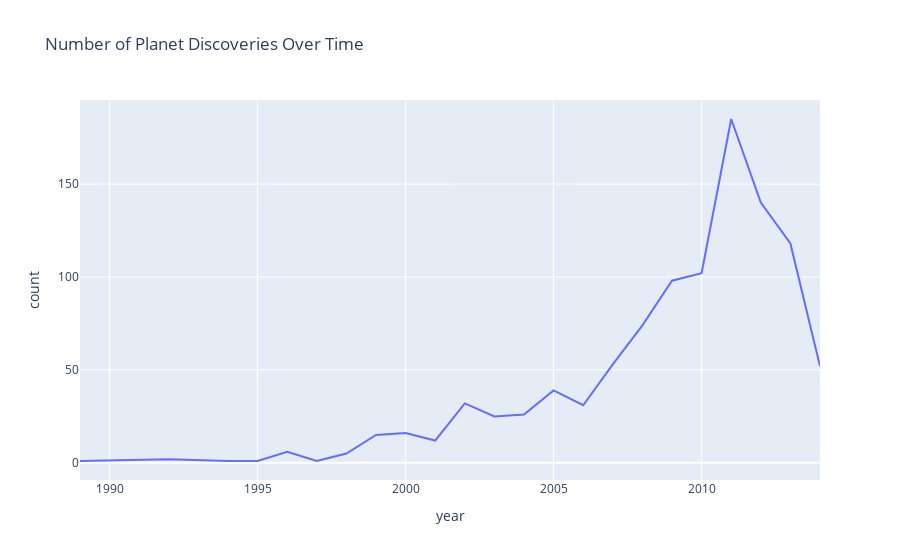
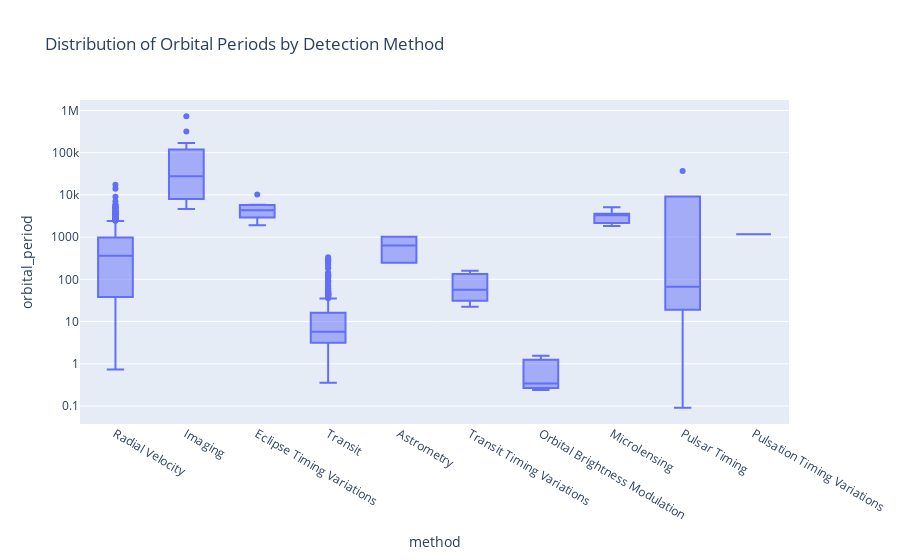

Notebook code cell kept with these figures, in order:
### Markdown cell above
### Pattern and Trend Identification

### Code cell
# Convert year to datetime
planets['year'] = pd.to_datetime(planets['year'], format='%Y')

# Group by year and count discoveries
yearly_discoveries = planets.groupby(planets['year'].dt.year).size().reset_index(name='count')

# Line plot for discoveries over time
fig1 = px.line(yearly_discoveries, x='year', y='count', 
               title='Number of Planet Discoveries Over Time')
fig1.show()

# Box plot for orbital period by method
fig2 = px.box(planets, x='method', y='orbital_period', log_y=True,
              title='Distribution of Orbital Periods by Detection Method')
fig2.show()

### Figure 1 — Plotly figure (JSON) as saved in the notebook; plotly's stock layout.template omitted (floating-point values rounded to 4 significant figures)
{"data": [{"hovertemplate": "year=%{x}<br>count=%{y}<extra></extra>", "legendgroup": "", "line": {"color": "#636efa", "dash": "solid"}, "marker": {"symbol": "circle"}, "mode": "lines", "name": "", "orientation": "v", "showlegend": false, "type": "scatter", "x": [1989, 1992, 1994, 1995, 1996, 1997, 1998, 1999, 2000, 2001, 2002, 2003, 2004, 2005, 2006, 2007, 2008, 2009, 2010, 2011, 2012, 2013, 2014], "xaxis": "x", "y": [1, 2, 1, 1, 6, 1, 5, 15, 16, 12, 32, 25, 26, 39, 31, 53, 74, 98, 102, 185, 140, 118, 52], "yaxis": "y"}], "layout": {"autosize": true, "legend": {"tracegroupgap": 0}, "title": {"text": "Number of Planet Discoveries Over Time"}, "xaxis": {"anchor": "y", "autorange": true, "domain": [0, 1], "range": [1989, 2014], "title": {"text": "year"}, "type": "linear"}, "yaxis": {"anchor": "x", "autorange": true, "domain": [0, 1], "range": [-9.222, 195.2], "title": {"text": "count"}, "type": "linear"}}}

### Figure 2 — Plotly figure (JSON) as saved in the notebook; plotly's stock layout.template omitted (floating-point values rounded to 4 significant figures; data arrays with more than 128 entries replaced by an {"elided": "..."} marker saying what was removed)
{"data": [{"alignmentgroup": "True", "hovertemplate": "method=%{x}<br>orbital_period=%{y}<extra></extra>", "legendgroup": "", "marker": {"color": "#636efa"}, "name": "", "notched": false, "offsetgroup": "", "orientation": "v", "showlegend": false, "type": "box", "x": {"elided": "1035 str values"}, "x0": " ", "xaxis": "x", "y": {"elided": "1035 float values"}, "y0": " ", "yaxis": "y"}], "layout": {"autosize": true, "boxmode": "group", "legend": {"tracegroupgap": 0}, "title": {"text": "Distribution of Orbital Periods by Detection Method"}, "xaxis": {"anchor": "y", "autorange": true, "domain": [0, 1], "range": [-0.5, 9.5], "title": {"text": "method"}, "type": "category"}, "yaxis": {"anchor": "x", "autorange": true, "domain": [0, 1], "range": [-1.426, 6.247], "title": {"text": "orbital_period"}, "type": "log"}}}
